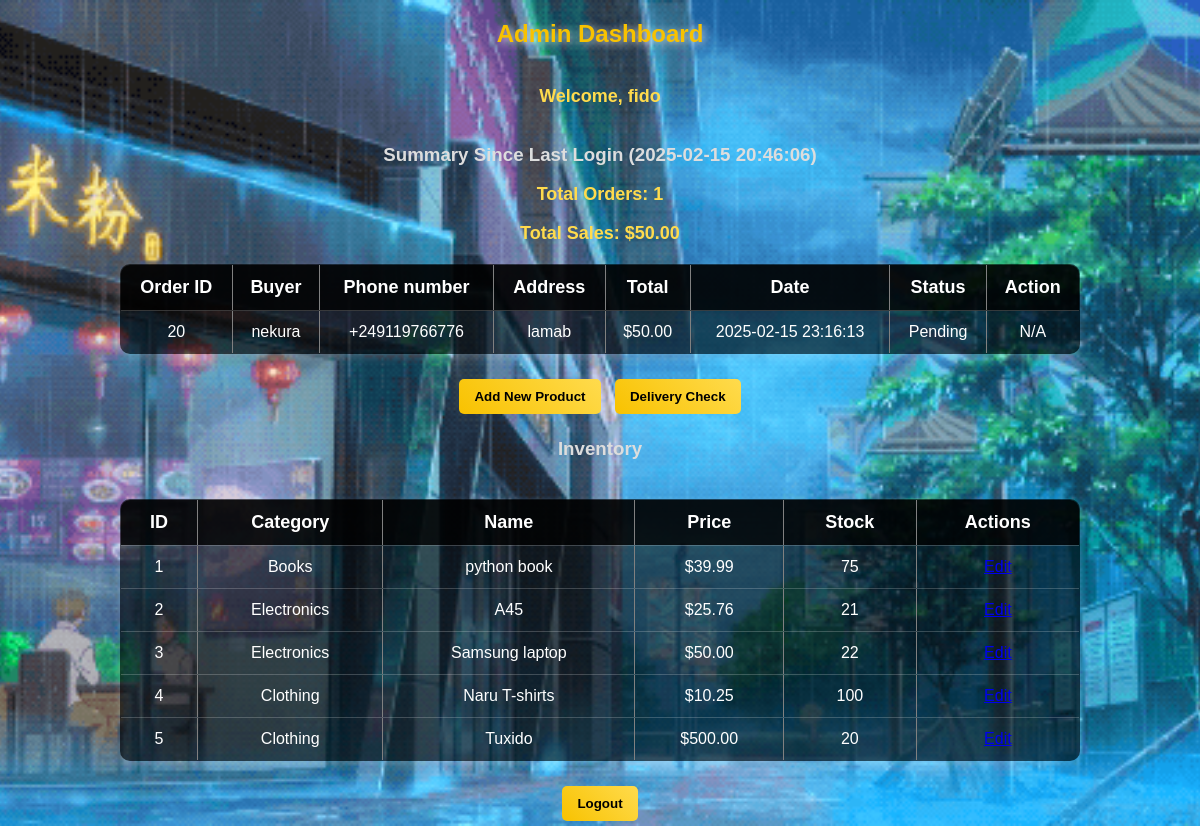
The app's page /admin/admin_dashboard.php (signed in) with its own data.
### tables this page shows
CREATE TABLE IF NOT EXISTS `orders` (
  `id` int NOT NULL AUTO_INCREMENT,
  `user_id` int NOT NULL,
  `total` decimal(10,2) NOT NULL,
  `order_date` timestamp NULL DEFAULT CURRENT_TIMESTAMP,
  `status` varchar(50) DEFAULT 'Pending',
  PRIMARY KEY (`id`),
  KEY `user_id` (`user_id`)
);

CREATE TABLE IF NOT EXISTS `users` (
  `id` int NOT NULL AUTO_INCREMENT,
  `fullname` varchar(100) NOT NULL,
  `username` varchar(50) NOT NULL,
  `phone_number` varchar(50) NOT NULL,
  `address` varchar(50) NOT NULL,
  `email` varchar(100) NOT NULL,
  `password` varchar(255) NOT NULL,
  `created_at` timestamp NULL DEFAULT CURRENT_TIMESTAMP,
  PRIMARY KEY (`id`),
  UNIQUE KEY `username` (`username`),
  UNIQUE KEY `email` (`email`)
);

CREATE TABLE IF NOT EXISTS `products` (
  `id` int NOT NULL AUTO_INCREMENT,
  `category_id` int DEFAULT NULL,
  `name` varchar(100) NOT NULL,
  `description` text,
  `price` decimal(10,2) NOT NULL,
  `image` varchar(255) DEFAULT 'default.jpg',
  `created_at` timestamp NULL DEFAULT CURRENT_TIMESTAMP,
  `stock` int DEFAULT '0',
  PRIMARY KEY (`id`),
  KEY `category_id` (`category_id`)
);

CREATE TABLE IF NOT EXISTS `categories` (
  `id` int NOT NULL AUTO_INCREMENT,
  `name` varchar(100) NOT NULL,
  `description` text,
  `created_at` timestamp NULL DEFAULT CURRENT_TIMESTAMP,
  PRIMARY KEY (`id`)
);

### admin/admin_dashboard.php (the view, shortened to what this page needs)
<?php
include '../config.php';
$admin_id = $_SESSION['admin_id'];
$adminQuery = "SELECT * FROM admins WHERE id='$admin_id'";
$adminResult = $conn->query($adminQuery);
$adminData = $adminResult->fetch_assoc();
$lastLogin = $adminData['last_login'];
$orderSummaryQuery = "SELECT orders.*, users.username, users.phone_number, users.address
                      FROM orders
                      JOIN users ON orders.user_id = users.id
                      WHERE orders.order_date > '$lastLogin'";
$orderSummaryResult = $conn->query($orderSummaryQuery);
$totalOrders = $orderSummaryResult->num_rows;
$totalSales = 0;
$ordersSummary = [];
while($order = $orderSummaryResult->fetch_assoc()){
    $totalSales += $order['total'];
    $ordersSummary[] = $order;
}
$currentTimestamp = date('Y-m-d H:i:s');
$updateQuery = "UPDATE admins SET last_login='$currentTimestamp' WHERE id='$admin_id'";
$conn->query($updateQuery);
?>
<!DOCTYPE html>
<html>
<head>
    <link rel="stylesheet" type="text/css" href="../styles.css">
</head>
<body>
    <h2>Admin Dashboard</h2>
    <p>Welcome, <?php echo htmlspecialchars($_SESSION['admin_username']); ?></p>
    <div class="admin-summary">
        <h3>Summary Since Last Login (<?php echo $lastLogin; ?>)</h3>
        <p>Total Orders: <?php echo $totalOrders; ?></p>
        <p>Total Sales: $<?php echo number_format($totalSales, 2); ?></p>
        <?php if($totalOrders > 0){ ?>
            <table border="1" cellpadding="5" cellspacing="0">
                <tr>
                    <th>Order ID</th>
                    <th>Buyer</th>
                    <th>Phone number</th>
                    <th>Address</th>
                    <th>Total</th>
                    <th>Date</th>
                    <th>Status</th>
                    <th>Action</th>
                </tr>
                <?php foreach($ordersSummary as $order){ ?>
                    <tr>
                        <td><?php echo $order['id']; ?></td>
                        <td><?php echo htmlspecialchars($order['username']); ?></td>
                        <td><?php echo htmlspecialchars($order['phone_number']); ?></td>
                        <td><?php echo htmlspecialchars($order['address']); ?></td>
                        <td>$<?php echo number_format($order['total'], 2); ?></td>
                        <td><?php echo $order['order_date']; ?></td>
                        <td><?php echo $order['status']; ?></td>
                        <td>
                            <?php if($order['status'] != 'Pending') { ?>
                                <a href="admin_delete_order.php?order_id=<?php echo $order['id']; ?>">Delete Order</a>
                            <?php } else { ?>
                                N/A
                            <?php } ?>
                        </td>
                    </tr>
                <?php } ?>
            </table>
        <?php } else { ?>
            <p>No new orders since your last login.</p>
        <?php } ?>
    </div>
    <div class="admin-actions">
        <button onclick="location.href='admin_add_product.php'">Add New Product</button>
        <button onclick="location.href='admin_delivery_check.php'">Delivery Check</button>
    </div>
    <h3>Inventory</h3>
    <?php
    $inventoryQuery = "SELECT * FROM products";
    $inventoryResult = $conn->query($inventoryQuery);
    ?>
    <table border="1" cellpadding="5" cellspacing="0">
        <tr>
            <th>ID</th>
            <th>Category</th>
            <th>Name</th>
            <th>Price</th>
            <th>Stock</th>
            <th>Actions</th>
        </tr>
        <?php while($product = $inventoryResult->fetch_assoc()){
            $catName = "Uncategorized";
            if($product['category_id']){
                $catQuery = "SELECT name FROM categories WHERE id=" . $product['category_id'];
                $catRes = $conn->query($catQuery);
                if($catRes->num_rows == 1){
                    $catRow = $catRes->fetch_assoc();
                    $catName = $catRow['name'];
                }
            }
        ?>
        <tr>
            <td><?php echo $product['id']; ?></td>
            <td><?php echo htmlspecialchars($catName); ?></td>
            <td><?php echo htmlspecialchars($product['name']); ?></td>
            <td>$<?php echo number_format($product['price'], 2); ?></td>
            <td><?php echo $product['stock']; ?></td>
            <td>
                <a href="admin_edit_product.php?id=<?php echo $product['id']; ?>">Edit</a>
            </td>
        </tr>
        <?php } ?>
    </table>
    <a href="../logout.php"><button>Logout</button></a>
</body>
</html>

### styles.css (style rules this page uses)
body { font-family: Arial, sans-serif; background: url("edellaen.gif") no-repeat center center fixed; background-size: cover; color: #ddd; margin: 0; padding: 0; text-align: center; display: flex; flex-direction: column; min-height: 100vh; }
button { background: linear-gradient(45deg, #f8c200, #ffdb4d); color: black; padding: 10px 15px; border: none; border-radius: 5px; font-weight: bold; cursor: pointer; transition: 0.3s; }
h2 { color: #f8c200; text-shadow: 2px 2px 10px rgba(255, 255, 255, 0.8); }
table { width: 80%; margin: 20px auto; border-collapse: collapse; background: rgba(0, 0, 0, 0.6); color: white; box-shadow: 0px 4px 8px rgba(255, 255, 255, 0.2); border-radius: 10px; overflow: hidden; }
th, td { padding: 12px; text-align: center; border-bottom: 1px solid rgba(255, 255, 255, 0.2); }
th { background: rgba(0, 0, 0, 0.8); font-size: 18px; }
td { font-size: 16px; }
button, a button { padding: 10px 15px; margin: 5px; background: linear-gradient(45deg, #f8c200, #ffdb4d); border: none; border-radius: 5px; font-weight: bold; cursor: pointer; transition: 0.3s; text-decoration: none; }
p { font-size: 18px; font-weight: bold; color: #ffdb4d; }

### records on screen
orders: id "20", user.username "nekura", user.phone_number "+249119766776", user.address "lamab", total "50.00", order_date "2025-02-15 23:16:13", status "Pending", shows "N/A"
products: id "1", category.name "Books", name "python book", price "39.99", stock "75"
products: id "2", category.name "Electronics", name "A45", price "25.76", stock "21"
products: id "3", category.name "Electronics", name "Samsung laptop", price "50.00", stock "22"
products: id "4", category.name "Clothing", name "Naru T-shirts", price "10.25", stock "100"
products: id "5", category.name "Clothing", name "Tuxido", price "500.00", stock "20"

### other values on screen
$_SESSION['admin_username'] "fido"
$lastLogin "2025-02-15 20:46:06"
$totalOrders "1"
$totalSales "50.00"
